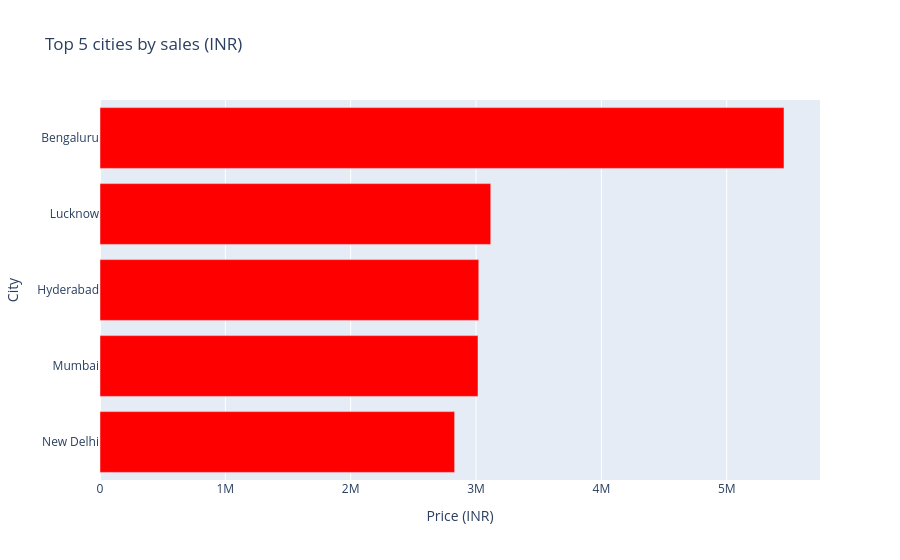

This figure's notebook cell:
### Markdown cell above
### TOP 5 CITIES BY SALES

### Code cell
top_5_cities =(df.groupby("City")["Price (INR)"].sum().nlargest(5).sort_values().reset_index())

fig = px.bar(
    top_5_cities,
    x= "Price (INR)",
    y="City",
    orientation = 'h',
    title = "Top 5 cities by sales (INR)",
    color_discrete_sequence=["red"]
)

fig.show()

### Figure 1 — Plotly figure (JSON) as saved in the notebook; plotly's stock layout.template omitted (floating-point values rounded to 4 significant figures)
{"data": [{"hovertemplate": "Price (INR)=%{x}<br>City=%{y}<extra></extra>", "legendgroup": "", "marker": {"color": "red", "pattern": {"shape": ""}}, "name": "", "orientation": "h", "showlegend": false, "textposition": "auto", "type": "bar", "x": [2829000.0, 3016000.0, 3022000.0, 3117000.0, 5457000.0], "xaxis": "x", "y": ["New Delhi", "Mumbai", "Hyderabad", "Lucknow", "Bengaluru"], "yaxis": "y"}], "layout": {"barmode": "relative", "legend": {"tracegroupgap": 0}, "title": {"text": "Top 5 cities by sales (INR)"}, "xaxis": {"anchor": "y", "domain": [0, 1], "title": {"text": "Price (INR)"}}, "yaxis": {"anchor": "x", "domain": [0, 1], "title": {"text": "City"}}}}
